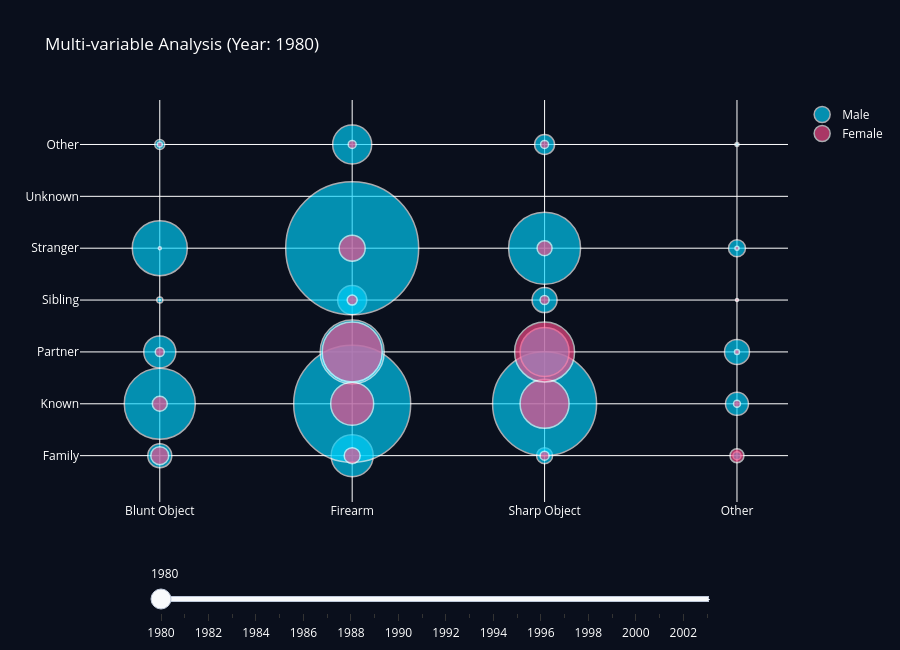

The notebook cell saved with this chart:
### Code cell
initial_year = years[0]

df_init = bubble_data[bubble_data['Year'] == initial_year]

male_init = df_init[df_init['Perpetrator Sex'] == 'Male']
female_init = df_init[df_init['Perpetrator Sex'] == 'Female']

fig = go.Figure()

fig.add_trace(go.Scatter(
    x=male_init['Weapon_Group'],
    y=male_init['Relationship_Group'],
    mode='markers',
    marker=dict(size=male_init['Total_Incidents'], color='#00D4FF'),
    name='Male'
))

fig.add_trace(go.Scatter(
    x=female_init['Weapon_Group'],
    y=female_init['Relationship_Group'],
    mode='markers',
    marker=dict(size=female_init['Total_Incidents'], color='#FF4D8D'),
    name='Female'
))


fig.update_layout(
    paper_bgcolor='#0A0F1C',
    plot_bgcolor='#0A0F1C',
    font_color='white',
    title_x=0.5
)

fig.update_xaxes(
    categoryorder='array',
    categoryarray=category_orders["Weapon_Group"]
)

fig.update_yaxes(
    tickfont=dict(size=12),
    categoryorder='array',
    categoryarray=category_orders["Relationship_Group"]
)


fig.update_traces(
    marker=dict(opacity=0.65, 
               line=dict(width=1.5, color='white')),
    hovertemplate=
    "<b>Relationship:</b> %{y}<br>" +
    "<b>Weapon:</b> %{x}<br>" +
    "<b>Incidents:</b> %{marker.size}<extra></extra>"
)


frames = []

for year in years:
    df_year = bubble_data[bubble_data['Year'] == year]

    male = df_year[df_year['Perpetrator Sex'] == 'Male']
    female = df_year[df_year['Perpetrator Sex'] == 'Female']

    frames.append(
        dict(
            name=str(year),
            data=[
                dict(
                    x=male['Weapon_Group'],
                    y=male['Relationship_Group'],
                    mode='markers',
                    marker=dict(
                        size=male['Total_Incidents'],
                        color='#00D4FF',
                        sizemode='area',
                        sizeref=2.*max(bubble_data['Total_Incidents'])/(35.**2),
                        line=dict(width=1, color='white')
                    ),
                    name='Male'
                ),
                dict(
                    x=female['Weapon_Group'],
                    y=female['Relationship_Group'],
                    mode='markers',
                    marker=dict(
                        size=female['Total_Incidents'],
                        color='#FF4D8D',
                        sizemode='area',
                        sizeref=2.*max(bubble_data['Total_Incidents'])/(35.**2),
                        line=dict(width=1, color='white')
                    ),
                    name='Female'
                )
            ],
            layout=dict(
            title_text=f"Multi-variable Analysis (Year: {year})"
        )
        )
    )
    
fig.frames = frames

fig.update_layout(
    title=f"Multi-variable Analysis (Year: {initial_year})",
    height=650,
    sliders=[{
        "active": 0,
        "x": 0.1,
        "y": -0.1,
        "len": 0.8,
        "steps": [
            {
                "label": str(year),
                "method": "animate",
                "args": [[str(year)],
                         {"mode": "immediate",
                          "frame": {"duration": 0},
                          "transition": {"duration": 0}}]
            }
            for year in years
        ]
    }]
)



fig.show()

### Figure 1 — Plotly figure (JSON) as saved in the notebook; plotly's stock layout.template omitted (floating-point values rounded to 4 significant figures)
{"data": [{"hovertemplate": "<b>Relationship:</b> %{y}<br><b>Weapon:</b> %{x}<br><b>Incidents:</b> %{marker.size}<extra></extra>", "marker": {"color": "#00D4FF", "line": {"color": "white", "width": 1.5}, "opacity": 0.65, "size": [24, 42, 8, 16, 71, 117, 23, 104, 10, 39, 4, 20, 32, 64, 25, 49, 6, 29, 2, 25, 55, 133, 17, 72]}, "mode": "markers", "name": "Male", "type": "scatter", "x": ["Blunt Object", "Firearm", "Other", "Sharp Object", "Blunt Object", "Firearm", "Other", "Sharp Object", "Blunt Object", "Firearm", "Other", "Sharp Object", "Blunt Object", "Firearm", "Other", "Sharp Object", "Blunt Object", "Firearm", "Other", "Sharp Object", "Blunt Object", "Firearm", "Other", "Sharp Object"], "y": ["Family", "Family", "Family", "Family", "Known", "Known", "Known", "Known", "Other", "Other", "Other", "Other", "Partner", "Partner", "Partner", "Partner", "Sibling", "Sibling", "Sibling", "Sibling", "Stranger", "Stranger", "Stranger", "Stranger"]}, {"hovertemplate": "<b>Relationship:</b> %{y}<br><b>Weapon:</b> %{x}<br><b>Incidents:</b> %{marker.size}<extra></extra>", "marker": {"color": "#FF4D8D", "line": {"color": "white", "width": 1.5}, "opacity": 0.65, "size": [18, 16, 14, 9, 15, 43, 7, 49, 5, 8, 2, 8, 9, 60, 5, 60, 1, 10, 3, 9, 3, 26, 4, 15]}, "mode": "markers", "name": "Female", "type": "scatter", "x": ["Blunt Object", "Firearm", "Other", "Sharp Object", "Blunt Object", "Firearm", "Other", "Sharp Object", "Blunt Object", "Firearm", "Other", "Sharp Object", "Blunt Object", "Firearm", "Other", "Sharp Object", "Blunt Object", "Firearm", "Other", "Sharp Object", "Blunt Object", "Firearm", "Other", "Sharp Object"], "y": ["Family", "Family", "Family", "Family", "Known", "Known", "Known", "Known", "Other", "Other", "Other", "Other", "Partner", "Partner", "Partner", "Partner", "Sibling", "Sibling", "Sibling", "Sibling", "Stranger", "Stranger", "Stranger", "Stranger"]}], "layout": {"font": {"color": "white"}, "height": 650, "paper_bgcolor": "#0A0F1C", "plot_bgcolor": "#0A0F1C", "sliders": [{"active": 0, "len": 0.8, "steps": [{"args": [["1980"], {"frame": {"duration": 0}, "mode": "immediate", "transition": {"duration": 0}}], "label": "1980", "method": "animate"}, {"args": [["1981"], {"frame": {"duration": 0}, "mode": "immediate", "transition": {"duration": 0}}], "label": "1981", "method": "animate"}, {"args": [["1982"], {"frame": {"duration": 0}, "mode": "immediate", "transition": {"duration": 0}}], "label": "1982", "method": "animate"}, {"args": [["1983"], {"frame": {"duration": 0}, "mode": "immediate", "transition": {"duration": 0}}], "label": "1983", "method": "animate"}, {"args": [["1984"], {"frame": {"duration": 0}, "mode": "immediate", "transition": {"duration": 0}}], "label": "1984", "method": "animate"}, {"args": [["1985"], {"frame": {"duration": 0}, "mode": "immediate", "transition": {"duration": 0}}], "label": "1985", "method": "animate"}, {"args": [["1986"], {"frame": {"duration": 0}, "mode": "immediate", "transition": {"duration": 0}}], "label": "1986", "method": "animate"}, {"args": [["1987"], {"frame": {"duration": 0}, "mode": "immediate", "transition": {"duration": 0}}], "label": "1987", "method": "animate"}, {"args": [["1988"], {"frame": {"duration": 0}, "mode": "immediate", "transition": {"duration": 0}}], "label": "1988", "method": "animate"}, {"args": [["1989"], {"frame": {"duration": 0}, "mode": "immediate", "transition": {"duration": 0}}], "label": "1989", "method": "animate"}, {"args": [["1990"], {"frame": {"duration": 0}, "mode": "immediate", "transition": {"duration": 0}}], "label": "1990", "method": "animate"}, {"args": [["1991"], {"frame": {"duration": 0}, "mode": "immediate", "transition": {"duration": 0}}], "label": "1991", "method": "animate"}, {"args": [["1992"], {"frame": {"duration": 0}, "mode": "immediate", "transition": {"duration": 0}}], "label": "1992", "method": "animate"}, {"args": [["1993"], {"frame": {"duration": 0}, "mode": "immediate", "transition": {"duration": 0}}], "label": "1993", "method": "animate"}, {"args": [["1994"], {"frame": {"duration": 0}, "mode": "immediate", "transition": {"duration": 0}}], "label": "1994", "method": "animate"}, {"args": [["1995"], {"frame": {"duration": 0}, "mode": "immediate", "transition": {"duration": 0}}], "label": "1995", "method": "animate"}, {"args": [["1996"], {"frame": {"duration": 0}, "mode": "immediate", "transition": {"duration": 0}}], "label": "1996", "method": "animate"}, {"args": [["1997"], {"frame": {"duration": 0}, "mode": "immediate", "transition": {"duration": 0}}], "label": "1997", "method": "animate"}, {"args": [["1998"], {"frame": {"duration": 0}, "mode": "immediate", "transition": {"duration": 0}}], "label": "1998", "method": "animate"}, {"args": [["1999"], {"frame": {"duration": 0}, "mode": "immediate", "transition": {"duration": 0}}], "label": "1999", "method": "animate"}, {"args": [["2000"], {"frame": {"duration": 0}, "mode": "immediate", "transition": {"duration": 0}}], "label": "2000", "method": "animate"}, {"args": [["2001"], {"frame": {"duration": 0}, "mode": "immediate", "transition": {"duration": 0}}], "label": "2001", "method": "animate"}, {"args": [["2002"], {"frame": {"duration": 0}, "mode": "immediate", "transition": {"duration": 0}}], "label": "2002", "method": "animate"}, {"args": [["2003"], {"frame": {"duration": 0}, "mode": "immediate", "transition": {"duration": 0}}], "label": "2003", "method": "animate"}], "x": 0.1, "y": -0.1}], "title": {"text": "Multi-variable Analysis (Year: 1980)"}, "xaxis": {"categoryarray": ["Blunt Object", "Firearm", "Sharp Object", "Other", "Unknown"], "categoryorder": "array"}, "yaxis": {"categoryarray": ["Family", "Known", "Partner", "Sibling", "Stranger", "Unknown"], "categoryorder": "array", "tickfont": {"size": 12}}}}
